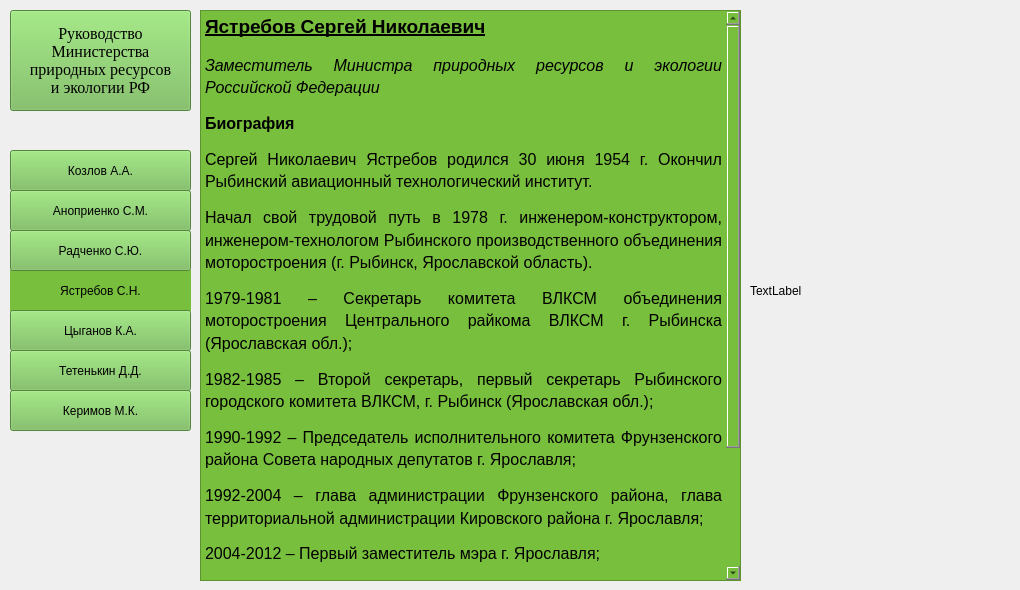
    <widget class="QWidget" name="page_yastrebov">
     <widget class="QTextEdit" name="textEdit_info_yastrebov">
      <property name="geometry">
       <rect>
        <x>200</x>
        <y>10</y>
        <width>541</width>
        <height>571</height>
       </rect>
      </property>
      <property name="styleSheet">
       <string notr="true">background-color: rgb(120, 191, 62);
font: 8pt &quot;Times New Roman&quot;;</string>
      </property>
      <property name="readOnly">
       <bool>true</bool>
      </property>
      <property name="html">
       <string>&lt;!DOCTYPE HTML PUBLIC &quot;-//W3C//DTD HTML 4.0//EN&quot; &quot;http://www.w3.org/TR/REC-html40/strict.dtd&quot;&gt;
&lt;html&gt;&lt;head&gt;&lt;meta name=&quot;qrichtext&quot; content=&quot;1&quot; /&gt;&lt;style type=&quot;text/css&quot;&gt;
p, li { white-space: pre-wrap; }
&lt;/style&gt;&lt;/head&gt;&lt;body style=&quot; font-family:'Times New Roman'; font-size:8pt; font-weight:400; font-style:normal;&quot;&gt;
&lt;p align=&quot;justify&quot; style=&quot; margin-top:12px; margin-bottom:12px; margin-left:0px; margin-right:0px; -qt-block-indent:0; text-indent:0px; line-height:125%;&quot;&gt;&lt;span style=&quot; font-size:14pt; font-weight:600; text-decoration: underline;&quot;&gt;Ястребов Сергей Николаевич&lt;/span&gt;&lt;/p&gt;
&lt;p align=&quot;justify&quot; style=&quot; margin-top:12px; margin-bottom:12px; margin-left:0px; margin-right:0px; -qt-block-indent:0; text-indent:0px; line-height:125%;&quot;&gt;&lt;span style=&quot; font-size:12pt; font-style:italic;&quot;&gt;Заместитель Министра природных ресурсов и экологии Российской Федерации&lt;/span&gt;&lt;/p&gt;
&lt;p align=&quot;justify&quot; style=&quot; margin-top:12px; margin-bottom:12px; margin-left:0px; margin-right:0px; -qt-block-indent:0; text-indent:0px; line-height:125%;&quot;&gt;&lt;span style=&quot; font-size:12pt; font-weight:600;&quot;&gt;Биография&lt;/span&gt;&lt;/p&gt;
&lt;p align=&quot;justify&quot; style=&quot; margin-top:12px; margin-bottom:12px; margin-left:0px; margin-right:0px; -qt-block-indent:0; text-indent:0px; line-height:125%;&quot;&gt;&lt;span style=&quot; font-size:12pt;&quot;&gt;Сергей Николаевич Ястребов родился 30 июня 1954 г. Окончил Рыбинский авиационный технологический институт.&lt;/span&gt;&lt;/p&gt;
&lt;p align=&quot;justify&quot; style=&quot; margin-top:12px; margin-bottom:12px; margin-left:0px; margin-right:0px; -qt-block-indent:0; text-indent:0px; line-height:125%;&quot;&gt;&lt;span style=&quot; font-size:12pt;&quot;&gt;Начал свой трудовой путь в 1978 г. инженером-конструктором, инженером-технологом Рыбинского производственного объединения моторостроения (г. Рыбинск, Ярославской область).&lt;/span&gt;&lt;/p&gt;
&lt;p align=&quot;justify&quot; style=&quot; margin-top:12px; margin-bottom:12px; margin-left:0px; margin-right:0px; -qt-block-indent:0; text-indent:0px; line-height:125%;&quot;&gt;&lt;span style=&quot; font-size:12pt;&quot;&gt;1979-1981 – Секретарь комитета ВЛКСМ объединения моторостроения Центрального райкома ВЛКСМ г. Рыбинска (Ярославская обл.);&lt;/span&gt;&lt;/p&gt;
&lt;p align=&quot;justify&quot; style=&quot; margin-top:12px; margin-bottom:12px; margin-left:0px; margin-right:0px; -qt-block-indent:0; text-indent:0px; line-height:125%;&quot;&gt;&lt;span style=&quot; font-size:12pt;&quot;&gt;1982-1985 – Второй секретарь, первый секретарь Рыбинского городского комитета ВЛКСМ, г. Рыбинск (Ярославская обл.);&lt;/span&gt;&lt;/p&gt;
&lt;p align=&quot;justify&quot; style=&quot; margin-top:12px; margin-bottom:12px; margin-left:0px; margin-right:0px; -qt-block-indent:0; text-indent:0px; line-height:125%;&quot;&gt;&lt;span style=&quot; font-size:12pt;&quot;&gt;1990-1992 – Председатель исполнительного комитета Фрунзенского района Совета народных депутатов г. Ярославля;&lt;/span&gt;&lt;/p&gt;
&lt;p align=&quot;justify&quot; style=&quot; margin-top:12px; margin-bottom:12px; margin-left:0px; margin-right:0px; -qt-block-indent:0; text-indent:0px; line-height:125%;&quot;&gt;&lt;span style=&quot; font-size:12pt;&quot;&gt;1992-2004 – глава администрации Фрунзенского района, глава территориальной администрации Кировского района г. Ярославля;&lt;/span&gt;&lt;/p&gt;
&lt;p align=&quot;justify&quot; style=&quot; margin-top:12px; margin-bottom:12px; margin-left:0px; margin-right:0px; -qt-block-indent:0; text-indent:0px; line-height:125%;&quot;&gt;&lt;span style=&quot; font-size:12pt;&quot;&gt;2004-2012 – Первый заместитель мэра г. Ярославля;&lt;/span&gt;&lt;/p&gt;
&lt;p align=&quot;justify&quot; style=&quot; margin-top:12px; margin-bottom:12px; margin-left:0px; margin-right:0px; -qt-block-indent:0; text-indent:0px; line-height:125%;&quot;&gt;&lt;span style=&quot; font-size:12pt;&quot;&gt;2012-2012 – заместитель губернатора Ярославской области;&lt;/span&gt;&lt;/p&gt;
&lt;p align=&quot;justify&quot; style=&quot; margin-top:12px; margin-bottom:12px; margin-left:0px; margin-right:0px; -qt-block-indent:0; text-indent:0px; line-height:125%;&quot;&gt;&lt;span style=&quot; font-size:12pt;&quot;&gt;2012-2016 – губернатор Ярославской области;&lt;/span&gt;&lt;/p&gt;
&lt;p align=&quot;justify&quot; style=&quot; margin-top:12px; margin-bottom:12px; margin-left:0px; margin-right:0px; -qt-block-indent:0; text-indent:0px; line-height:125%;&quot;&gt;&lt;span style=&quot; font-size:12pt;&quot;&gt;23.01.2017-н/в – заместитель Министра природных ресурсов и экологии РФ.&lt;/span&gt;&lt;/p&gt;
&lt;p align=&quot;justify&quot; style=&quot; margin-top:12px; margin-bottom:12px; margin-left:0px; margin-right:0px; -qt-block-indent:0; text-indent:0px; line-height:125%;&quot;&gt;&lt;span style=&quot; font-size:12pt;&quot;&gt;Женат, имеет двух дочерей.&lt;/span&gt;&lt;/p&gt;&lt;/body&gt;&lt;/html&gt;</string>
      </property>
     </widget>
     <widget class="QLabel" name="label_photo_yastrebov">
      <property name="geometry">
       <rect>
        <x>750</x>
        <y>10</y>
        <width>261</width>
        <height>561</height>
       </rect>
      </property>
      <property name="minimumSize">
       <size>
        <width>200</width>
        <height>150</height>
       </size>
      </property>
      <property name="maximumSize">
       <size>
        <width>16777215</width>
        <height>16777215</height>
       </size>
      </property>
      <property name="text">
       <string>TextLabel</string>
      </property>
     </widget>
     <widget class="QLabel" name="label_title_yastrebov">
      <property name="geometry">
       <rect>
        <x>10</x>
        <y>270</y>
        <width>181</width>
        <height>41</height>
       </rect>
      </property>
      <property name="styleSheet">
       <string notr="true">font: 12pt &quot;Times New Roman&quot;;
background-color: rgb(120, 191, 62);</string>
      </property>
      <property name="text">
       <string>Ястребов С.Н.</string>
      </property>
      <property name="alignment">
       <set>Qt::AlignCenter</set>
      </property>
     </widget>
     <widget class="QPushButton" name="bnt_show_radchenko_4">
      <property name="geometry">
       <rect>
        <x>10</x>
        <y>230</y>
        <width>181</width>
        <height>41</height>
       </rect>
      </property>
      <property name="styleSheet">
       <string notr="true">font: 12pt &quot;Times New Roman&quot;;
background-color: rgb(114, 187, 83);</string>
      </property>
      <property name="text">
       <string>Радченко С.Ю.</string>
      </property>
      <attribute name="buttonGroup">
       <string notr="true">buttonGroup_radchenko</string>
      </attribute>
     </widget>
     <widget class="QPushButton" name="bnt_show_anoprienko_4">
      <property name="geometry">
       <rect>
        <x>10</x>
        <y>190</y>
        <width>181</width>
        <height>41</height>
       </rect>
      </property>
      <property name="styleSheet">
       <string notr="true">font: 12pt &quot;Times New Roman&quot;;
background-color: rgb(114, 187, 83);</string>
      </property>
      <property name="text">
       <string>Аноприенко С.М.</string>
      </property>
      <attribute name="buttonGroup">
       <string notr="true">buttonGroup_anoprienko</string>
      </attribute>
     </widget>
     <widget class="QPushButton" name="bnt_show_cozlov_4">
      <property name="geometry">
       <rect>
        <x>10</x>
        <y>150</y>
        <width>181</width>
        <height>41</height>
       </rect>
      </property>
      <property name="styleSheet">
       <string notr="true">font: 12pt &quot;Times New Roman&quot;;
background-color: rgb(114, 187, 83);</string>
      </property>
      <property name="text">
       <string>Козлов А.А.</string>
      </property>
      <attribute name="buttonGroup">
       <string notr="true">buttonGroup_cozlov</string>
      </attribute>
     </widget>
     <widget class="QPushButton" name="btn_show_tsiganov_4">
      <property name="geometry">
       <rect>
        <x>10</x>
        <y>310</y>
        <width>181</width>
        <height>41</height>
       </rect>
      </property>
      <property name="styleSheet">
       <string notr="true">font: 12pt &quot;Times New Roman&quot;;
background-color: rgb(114, 187, 83);</string>
      </property>
      <property name="text">
       <string>Цыганов К.А.</string>
      </property>
      <attribute name="buttonGroup">
       <string notr="true">buttonGroup_tsiganov</string>
      </attribute>
     </widget>
     <widget class="QPushButton" name="btn_show_kerimov_4">
      <property name="geometry">
       <rect>
        <x>10</x>
        <y>390</y>
        <width>181</width>
        <height>41</height>
       </rect>
      </property>
      <property name="styleSheet">
       <string notr="true">font: 12pt &quot;Times New Roman&quot;;
background-color: rgb(114, 187, 83);</string>
      </property>
      <property name="text">
       <string>Керимов М.К.</string>
      </property>
      <attribute name="buttonGroup">
       <string notr="true">buttonGroup_kerimov</string>
      </attribute>
     </widget>
     <widget class="QPushButton" name="btn_show_tetenkin_4">
      <property name="geometry">
       <rect>
        <x>10</x>
        <y>350</y>
        <width>181</width>
        <height>41</height>
       </rect>
      </property>
      <property name="styleSheet">
       <string notr="true">font: 12pt &quot;Times New Roman&quot;;
background-color: rgb(114, 187, 83);</string>
      </property>
      <property name="text">
       <string>Тетенькин Д.Д.</string>
      </property>
      <attribute name="buttonGroup">
       <string notr="true">buttonGroup_tetenkin</string>
      </attribute>
     </widget>
     <widget class="QPushButton" name="btn_return_main_page_4">
      <property name="geometry">
       <rect>
        <x>10</x>
        <y>10</y>
        <width>181</width>
        <height>101</height>
       </rect>
      </property>
      <property name="font">
       <font>
        <family>Times New Roman</family>
        <pointsize>12</pointsize>
        <weight>9</weight>
        <italic>false</italic>
        <bold>false</bold>
       </font>
      </property>
      <property name="styleSheet">
       <string notr="true">font: 75 12pt &quot;Times New Roman&quot;;
background-color: rgb(114, 187, 83);</string>
      </property>
      <property name="text">
       <string>Руководство
Министерства
природных ресурсов
и экологии РФ</string>
      </property>
      <attribute name="buttonGroup">
       <string notr="true">buttonGroup_back_all_people</string>
      </attribute>
     </widget>
    </widget>
